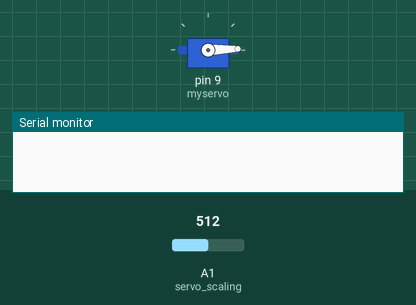
The sketch below on a simulated Arduino Uno, built with avr-gcc and run on an emulated ATmega328P. On the bench: servo, the last lines printed to the serial monitor. The inputs (shaded band) are chosen by the test bench; at power-on: A1 (servo_scaling) = 512.

Above: at 1.05 s.
At 2.55 s:
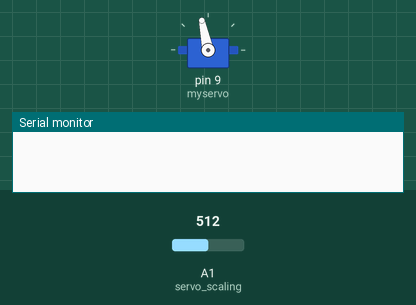
At 4.1 s:
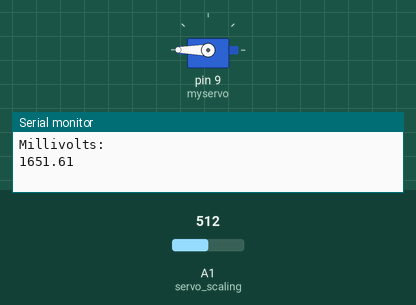
At 7.15 s:
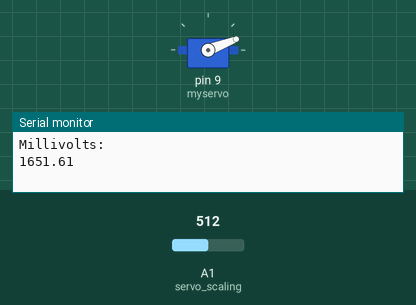
Timing chart, 0 to 10.7 s (numbered marks = the images above):
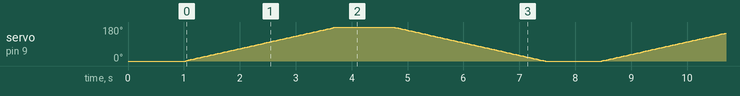

The sketch:

ex3-a.ino
```cpp
#include <Servo.h>

Servo myservo; // Create servo object
int pos = 0;   // Variable to store the servo position

void servo_scaling(int degrees)
{
    // Calculate scaled degrees
    int scaled_degrees = degrees * 0.667;
    float analog_value, voltage;
    // Move servo to degrees
    for (pos = 0; pos <= scaled_degrees; pos += 1)
    {
        myservo.write(pos); // Tell servo to go to position in variable 'pos'
        delay(15);          // Wait 15 ms for the servo to reach the position
    }

    analog_value = analogRead(A1);
    voltage = (analog_value / 1023) * 3.3;
    Serial.println("Millivolts: ");
    Serial.println(voltage * 1000);

    delay(1000);

    // Move servo back to zero degrees
    for (pos = scaled_degrees; pos >= 0; pos -= 1)
    {
        myservo.write(pos); // Tell servo to go to position in variable 'pos'
        delay(15);          // Wait 15 ms for the servo to reach the position
    }
}

void setup()
{
    Serial.begin(9600);
    delay(1000);
    pinMode(A1, INPUT);
    myservo.attach(9, 400, 2600); // Initialize servo on pin 9 and set pulse width limits to 400-2600 µs
}

void loop()
{
    servo_scaling(270);
    delay(1000); // Pause for 1 second before repeating
}
```
